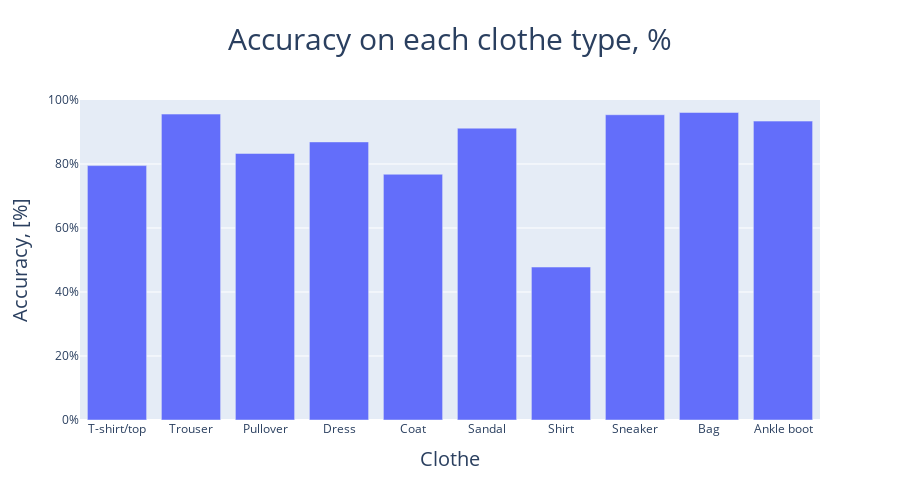

Notebook code for this chart:
### Code cell
data = [
    go.Bar(x = list(labels.values()), y = accuracies*100),
]

layout = go.Layout(
    height = 500,
    title = dict(
        text = 'Accuracy on each clothe type, %',
        font_size = 30,
        x = .5
    ),
    xaxis = dict(nticks = 11),
    xaxis_title = dict(
        text = 'Clothe',
        font_size = 20
    ),
    yaxis_range = [0,100],
    yaxis=dict(ticksuffix="%"),
    yaxis_title = dict(
        text = 'Accuracy, [%]',
        font_size = 20
    ),
)
go.Figure(data, layout)

### Figure 1 — Plotly figure (JSON) as saved in the notebook; plotly's stock layout.template omitted (floating-point values rounded to 4 significant figures)
{"data": [{"type": "bar", "x": ["T-shirt/top", "Trouser", "Pullover", "Dress", "Coat", "Sandal", "Shirt", "Sneaker", "Bag", "Ankle boot"], "y": [79.5, 95.6, 83.3, 86.9, 76.8, 91.2, 47.8, 95.4, 96.1, 93.4]}], "layout": {"height": 500, "title": {"font": {"size": 30}, "text": "Accuracy on each clothe type, %", "x": 0.5}, "xaxis": {"nticks": 11, "title": {"font": {"size": 20}, "text": "Clothe"}}, "yaxis": {"range": [0, 100], "ticksuffix": "%", "title": {"font": {"size": 20}, "text": "Accuracy, [%]"}}}}
